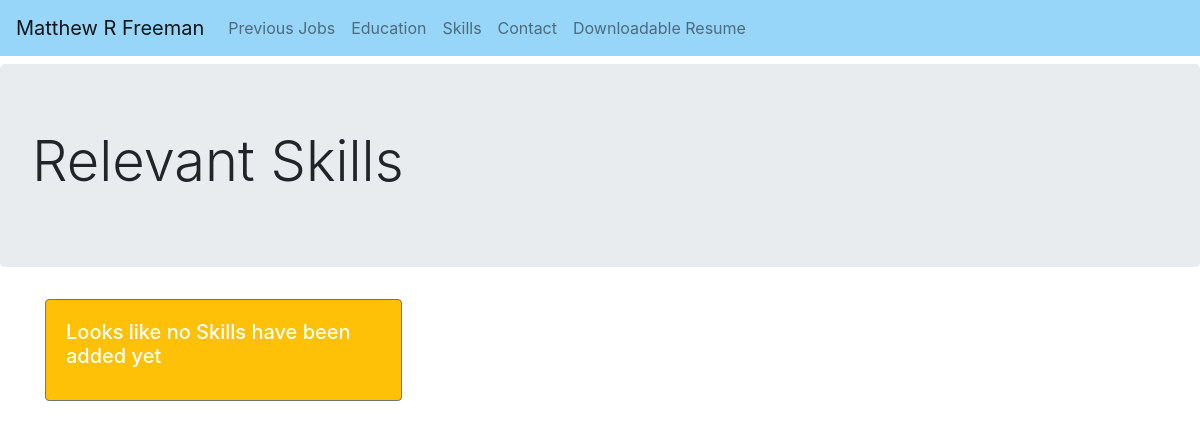
Page /skills on the earlier database version.
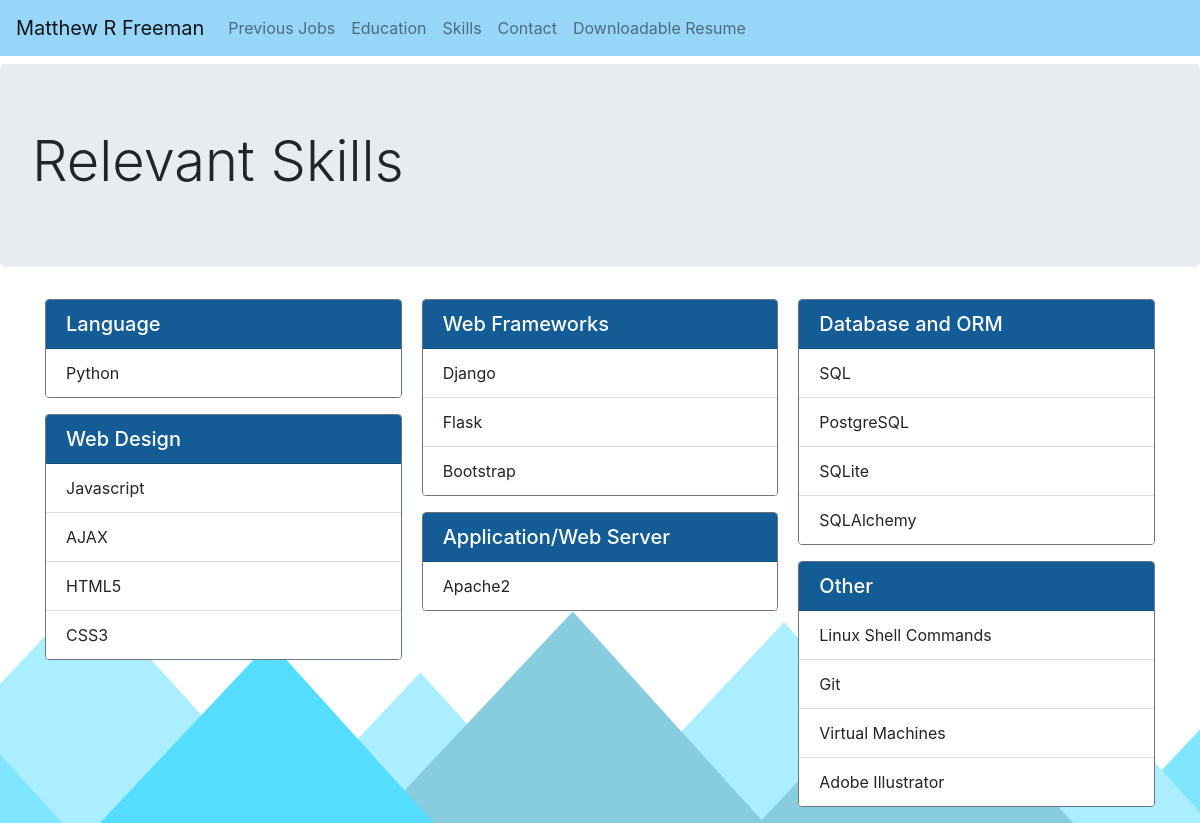
Same page on the later database version.
### cv/models.py (models this page shows, shortened)
class SkillType(models.Model):
	type_name = models.CharField(max_length=200)
	def getSkills(self):
		return Skill.objects.filter(stype=self)
	skills = property(getSkills)

class Skill(models.Model):
	skill_name = models.CharField(max_length=200)
	stype = models.ForeignKey(SkillType, on_delete=models.PROTECT)

### cv/views.py (the view)
# urls.py: path('skills' , views.skills, name='skills'),
def skills(request):
	skillTypes = SkillType.objects.all()
	context = {'skillTypes': skillTypes}
	return render(request, 'cv/skills.html', context)

### cv/templates/cv/skills.html
{% extends "cv/base.html" %}
{% block header %}
	<div class="jumbotron mt-2">
		<h1 class="display-4">Relevant Skills</h1>
	</div>
{% endblock header %}
{% block content %}
<div class="card-columns">
	{% for type in skillTypes %}
		<div class="card border-secondary mb-3">
			<h5 class="card-header text-white" style="background-color: #135c96;">{{ type.type_name }}</h5>
			<ul class="list-group list-group-flush">
				{% for skill in type.skills %}
					<li class="list-group-item">{{ skill.skill_name }}</li>
				{% empty %}
					<li class="list-group-item">Looks like no Skills have been added for this one yet.</li>
				{% endfor %}
			</ul>
		</div>
	{% empty %}
		<div class="card text-white bg-warning border-secondary mb-3">
			<div class="card-body">
				<h5 class="card-title">Looks like no Skills have been added yet</h5>
			</div>
		</div>
	{% endfor %}
</div>
{% endblock content %}

Differences in the rows shown:
added SkillType: type_name "Language"
now on this page (row edited): Skill: skill_name "Python", shown under "Language"
added SkillType: type_name "Web Design"
now on this page (row edited): Skill: skill_name "Javascript", shown under "Web Design"
added Skill: skill_name "AJAX", shown under "Web Design"
added Skill: skill_name "HTML5", shown under "Web Design"
added Skill: skill_name "CSS3", shown under "Web Design"
added SkillType: type_name "Web Frameworks"
added Skill: skill_name "Django", shown under "Web Frameworks"
added Skill: skill_name "Flask", shown under "Web Frameworks"
added Skill: skill_name "Bootstrap", shown under "Web Frameworks"
added SkillType: type_name "Application/Web Server"
added Skill: skill_name "Apache2", shown under "Application/Web Server"
added SkillType: type_name "Database and ORM"
added Skill: skill_name "SQL", shown under "Database and ORM"
added Skill: skill_name "PostgreSQL", shown under "Database and ORM"
added Skill: skill_name "SQLite", shown under "Database and ORM"
added Skill: skill_name "SQLAlchemy", shown under "Database and ORM"
added SkillType: type_name "Other"
added Skill: skill_name "Linux Shell Commands", shown under "Other"
added Skill: skill_name "Git", shown under "Other"
added Skill: skill_name "Virtual Machines", shown under "Other"
added Skill: skill_name "Adobe Illustrator", shown under "Other"
Other differences:
text no longer shown: "Looks like no Skills have been added yet"
